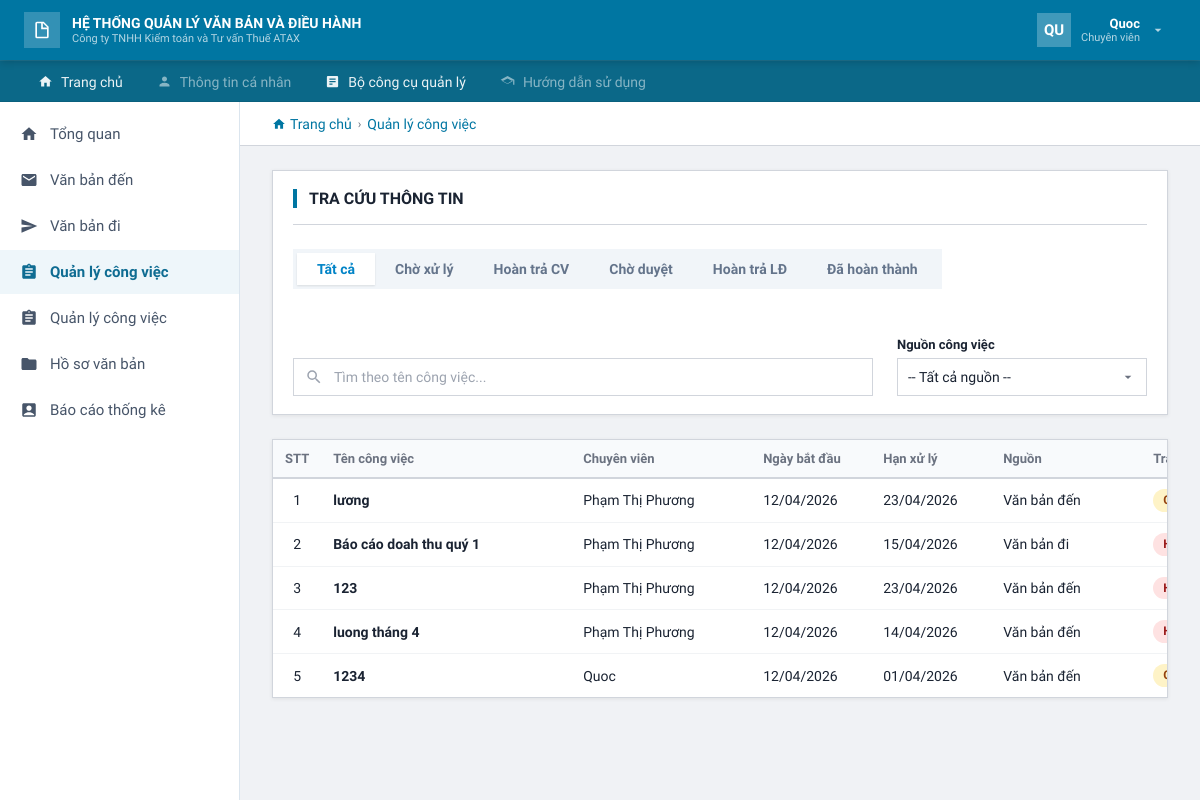
Page /giao-viec.html (signed in) on the earlier database version.
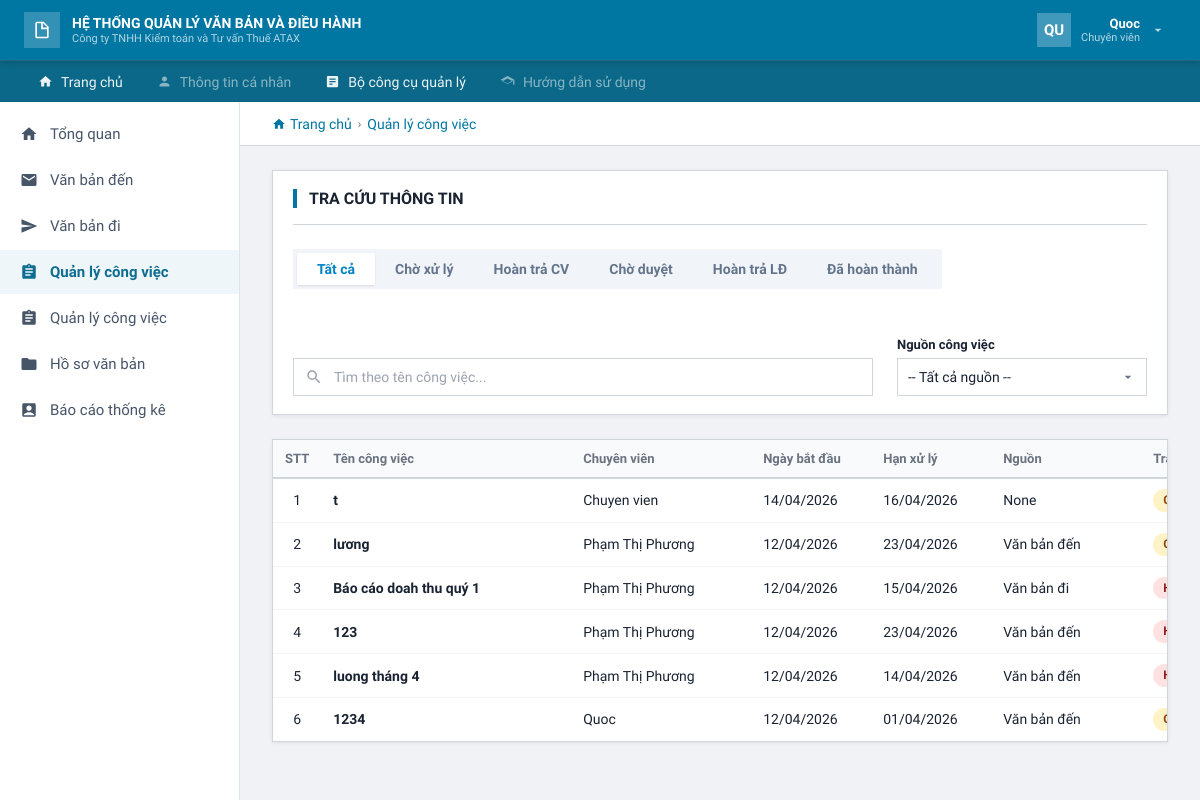
Same page on the later database version.
### apps/core/models.py (models this page shows, shortened)
class CongViec(models.Model):
    class NguonGiao(models.TextChoices):
        VAN_BAN_DEN = "Văn bản đến", "Văn bản đến"
        VAN_BAN_DI = "Văn bản đi", "Văn bản đi"
    class TrangThai(models.TextChoices):
        CHO_XU_LY = "Chờ xử lý", "Chờ xử lý"
        DA_HOAN_THANH = "Đã hoàn thành", "Đã hoàn thành"
        HOAN_TRA_CV = "Hoàn trả_CV", "Hoàn trả CV"
        HOAN_TRA_LD = "Hoàn trả_LĐ", "Hoàn trả LĐ"
        CHO_DUYET = "Chờ duyệt", "Chờ duyệt"
    cong_viec_id = models.AutoField(primary_key=True)
    van_ban = models.ForeignKey(
        "core.VanBan",
        on_delete=models.CASCADE,
        db_column="van_ban_id",
        null=True,
        blank=True,
    )
    ten_cong_viec = models.CharField(max_length=255, null=False)
    noi_dung_cong_viec = models.TextField(null=False)
    nguon_giao = models.CharField(
        max_length=255,
        null=True,
        blank=True,
        choices=NguonGiao.choices,
    )
    trang_thai = models.CharField(
        max_length=255,
        null=False,
        choices=TrangThai.choices,
        default=TrangThai.CHO_XU_LY,
    )
    ngay_bat_dau = models.DateField(null=False)
    han_xu_ly = models.DateTimeField(null=False)
    ngay_cap_nhat_giao_viec = models.DateField(default=timezone.now)
    last_activity = models.DateTimeField(auto_now=True)
    ghi_chu = models.TextField(null=True, blank=True)
    ket_qua_xu_ly = models.TextField(null=True, blank=True)
    ngay_xu_ly = models.DateField(default=timezone.now)
    yeu_cau_phe_duyet = models.BooleanField(default=True)
    nguoi_giao = models.ForeignKey(
        "core.NguoiDung",
        on_delete=models.CASCADE,
        db_column="nguoi_giao_id",
        null=False,
        related_name="+",
    )
    nguoi_thuc_hien = models.ForeignKey(
        "core.NguoiDung",
        on_delete=models.CASCADE,
        db_column="nguoi_thuc_hien_id",
        null=False,
        related_name="+",
    )
    class Meta:
        db_table = "CongViec"

class NguoiDung(models.Model):
    class ChucVu(models.TextChoices):
        QUAN_TRI = "Quản Trị Hệ Thống", "Quản Trị Hệ Thống"
        LANH_DAO = "Lãnh Đạo", "Lãnh Đạo"
        CHUYEN_VIEN = "Chuyên Viên", "Chuyên Viên"
        VAN_THU = "Văn Thư", "Văn Thư"
    CHUC_VU_CHOICES = ChucVu.choices
    nguoi_dung_id = models.AutoField(primary_key=True)
    tai_khoan = models.OneToOneField(
        settings.AUTH_USER_MODEL,
        on_delete=models.SET_NULL,
        db_column="tai_khoan_id",
        null=True,
        blank=True,
        related_name="nguoi_dung_core",
    )
    phong_ban = models.ForeignKey(
        "core.PhongBan",
        on_delete=models.SET_NULL,
        db_column="phong_ban_id",
        null=True,
        blank=True,
    )
    ho_va_ten = models.CharField(max_length=255, null=False)
    chuc_vu = models.CharField(
        max_length=255,
        null=False,
        choices=CHUC_VU_CHOICES,
    )
    email = models.EmailField(null=False, unique=True)
    sdt = models.CharField(max_length=50, null=True, blank=True)
    class Meta:
        db_table = "NguoiDung"

### apps/quanlycongviec/views.py (the view)
# urls.py: path("giao-viec.html", giao_viec, name="giao_viec"),
@login_required
@role_required(Customer.Role.LANH_DAO, Customer.Role.VAN_THU, Customer.Role.ADMIN)
def giao_viec(request):
    tasks = _task_queryset().order_by("-last_activity")
    if request.user.is_lanh_dao:
        tasks = tasks.filter(nguoi_giao=request.user.core_profile)
    context = {
        "tasks": tasks,
        "chuyen_vien_list": NguoiDung.objects.filter(chuc_vu=NguoiDung.ChucVu.CHUYEN_VIEN),
        "all_users": NguoiDung.objects.all(),
        "van_ban_list": VanBan.objects.all().order_by("-ngay_den"),
        "is_lanh_dao": request.user.is_lanh_dao,
        "status_choices": CongViec.TrangThai.choices,
    }
    return render(request, "quanlycongviec/giao-viec.html", context)

### apps/accounts/models.py (called while the page is built)
    @property
    def is_lanh_dao(self):
        return self.role == self.Role.LANH_DAO

    @property
    def display_name(self):
        return (self.ho_va_ten or self.get_full_name() or self.username).strip()

    @property
    def display_role(self):
        return (self.chuc_vu or self.get_role_display()).strip()

    @property
    def initials(self):
        parts = [part for part in self.display_name.split() if part]
        if len(parts) >= 2:
            return f"{parts[0][0]}{parts[-1][0]}".upper()
        if parts:
            return parts[0][:2].upper()
        return self.username[:2].upper()

    def has_role(self, *roles):
        return self.is_superuser or self.role in roles

### apps/core/context_processors.py (called while the page is built)
def _resolve_url(url_name):
    if not url_name:
        return "#", False
    try:
        return reverse(url_name), True
    except NoReverseMatch:
        return "#", False

### apps/quanlycongviec/views.py (called while the page is built)
def _task_queryset():
    return CongViec.objects.select_related("nguoi_giao", "nguoi_thuc_hien", "van_ban").prefetch_related(
        "filecvlienquan_set",
        "phancongcongviec_set__nguoi_phoi_hop",
        "hoantracongviec_set__nguoi_hoan_tra",
    )

### apps/templates/quanlycongviec/giao-viec.html (shortened to what the changed rows need)
{% extends "base.html" %}
{% load static %}
{% block content %}
<div id="congViecListView">
    <div class="table-container">
        <div style="overflow-x:auto;">
            <table class="data-table">
                <thead style="background:#F8FAFC;">
                    <tr>
                        <th class="text-center" style="width:60px;">STT</th>
                        <th style="min-width:250px;">Tên công việc</th>
                        <th style="min-width:180px;">Chuyên viên</th>
                        <th style="min-width:120px;">Ngày bắt đầu</th>
                        <th style="min-width:120px;">Hạn xử lý</th>
                        <th style="min-width:150px;">Nguồn</th>
                        <th style="min-width:120px;">Trạng thái</th>
                    </tr>
                </thead>
                <tbody id="congViecBody">
                    {% for task in tasks %}
                    <tr data-id="{{ task.pk }}" data-status="{{ task.trang_thai }}">
                        <td class="text-center">{{ forloop.counter }}</td>
                        <td><strong>{{ task.ten_cong_viec }}</strong></td>
                        <td>{{ task.nguoi_thuc_hien.ho_va_ten }}</td>
                        <td>{{ task.ngay_bat_dau|date:"d/m/Y" }}</td>
                        <td>{{ task.han_xu_ly|date:"d/m/Y" }}</td>
                        <td>{{ task.nguon_giao }}</td>
                        <td>
                            {% if task.trang_thai == "Chờ xử lý" %}
                            <span class="badge badge-cho-xu-ly">{{ task.get_trang_thai_display }}</span>
                            {% elif task.trang_thai == "Chờ duyệt" %}
                            <span class="badge badge-cho-duyet">{{ task.get_trang_thai_display }}</span>
                            {% elif task.trang_thai == "Đã hoàn thành" %}
                            <span class="badge badge-da-hoan-thanh">{{ task.get_trang_thai_display }}</span>
                            {% elif task.trang_thai == "Hoàn trả_CV" or task.trang_thai == "Hoàn trả_LĐ" %}
                            <span class="badge badge-hoan-tra">{{ task.get_trang_thai_display }}</span>
                            {% else %}
                            <span class="badge">{{ task.get_trang_thai_display }}</span>
                            {% endif %}
                        </td>
                    </tr>
                    {% empty %}
                    <tr>
                        <td colspan="7" class="text-center">Chưa có công việc nào.</td>
                    </tr>
                    {% endfor %}
                </tbody>
            </table>
        </div>
    </div>
</div>
{% endblock %}

### apps/templates/base.html (shortened to what this page needs)
<!DOCTYPE html>
<html lang="vi">
<head>
    {% load static %}
    <link rel="stylesheet" href="{% static 'assets/css/style.css' %}">
</head>
<body>
<div class="app-layout">
    <header class="app-header">
        <div class="header-brand">
            <div class="header-brand-icon">
                <svg width="20" height="20" viewBox="0 0 24 24">
                    <path d="M14 2H6a2 2 0 0 0-2 2v16a2 2 0 0 0 2 2h12a2 2 0 0 0 2-2V8l-6-6zm-1 1.5L18.5 9H13V3.5zM6 20V4h5v7h7v9H6z"/>
                </svg>
            </div>
            <div class="header-brand-text">
                <h1>HỆ THỐNG QUẢN LÝ VĂN BẢN VÀ ĐIỀU HÀNH</h1>
                <p>Công ty TNHH Kiểm toán và Tư vấn Thuế ATAX</p>
            </div>
        </div>
        <div class="header-user" id="headerUserBtn">
            <div class="header-avatar" id="headerAvatar">
                {{ shell_user.initials|default:"ND" }}
            </div>
            <div class="header-user-info">
                <div class="user-name" id="headerUserName">
                    {{ shell_user.display_name|default:"Người dùng" }}
                </div>
                <div class="user-role" id="headerUserRole">
                    {{ shell_user.role_display|default:"Vai trò" }}
                </div>
            </div>
            <svg width="16" height="16" viewBox="0 0 24 24" fill="rgba(255,255,255,0.7)">
                <path d="M7 10l5 5 5-5H7z"/>
            </svg>
        </div>
    </header>
    <nav class="header-nav">
        <div class="header-nav-list">
            {% for item in top_menu_items %}
                <a
                    href="{{ item.href }}"
                    class="header-nav-link{% if item.active %} active{% endif %}{% if not item.is_enabled %} is-disabled{% endif %}"
                    {% if not item.is_enabled %}onclick="return false;" aria-disabled="true" title="{{ item.help_text }}"{% endif %}
                >
                    <svg width="15" height="15" viewBox="0 0 24 24">
                        <path d="{{ item.icon_path }}"/>
                    </svg>
                    {{ item.label }}
                </a>
            {% endfor %}
        </div>
    </nav>
    <div class="app-body">
        <aside class="app-sidebar">
            <nav class="sidebar-nav">
                {% for item in sidebar_menu_items %}
                    <div class="sidebar-nav-item">
                        <a
                            href="{{ item.href }}"
                            class="sidebar-nav-link{% if item.active %} active{% endif %}{% if not item.is_enabled %} is-disabled{% endif %}"
                        >
                            <svg width="18" height="18" viewBox="0 0 24 24">
                                <path d="{{ item.icon_path }}"/>
                            </svg>
                            {{ item.label }}
                        </a>
                    </div>
                {% endfor %}
            </nav>
        </aside>
        <main class="app-content">
            <div class="breadcrumb-bar">
                {% block breadcrumb %}{% endblock %}
            </div>
            {% block page_wrapper %}
                <div class="page-main">
                    {% block content %}{% endblock %}
                </div>
            {% endblock %}
        </main>
    </div>
</div>
</body>
</html>

Differences in the rows shown:
added CongViec: ten_cong_viec "t", nguoi_thuc_hien.ho_va_ten "Chuyen vien", ngay_bat_dau "14/04/2026", han_xu_ly "16/04/2026", nguon_giao "None"
